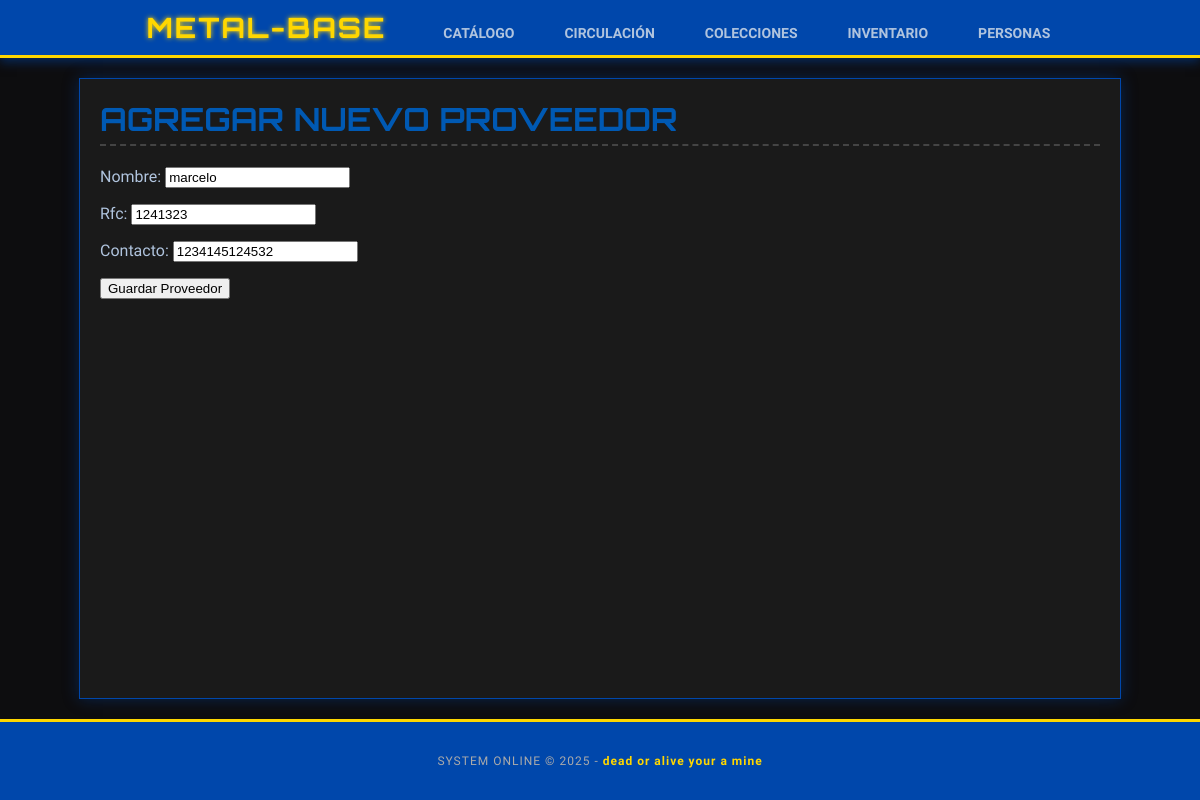
/inventario/provedores/2/editar/, run on the app's committed database.
### inventario/models.py (models this page shows, shortened)
class Proveedor(models.Model):
    nombre = models.CharField(max_length=150)
    rfc = models.CharField(max_length=20, blank=True)
    contacto = models.CharField(max_length=100, blank=True)
    class Meta:
        ordering = ["nombre"]

### inventario/views.py (the view, shortened to what this page needs)
# urls.py: path('provedores/<int:pk>/editar/', ProveedorUpdate.as_view(), name='proveedor_update'),
class ProveedorUpdate(UpdateView):
    model = Proveedor
    template_name = 'inventario/proveedor_form.html' # Reutilizamos formulario
    fields = ['nombre', 'rfc', 'contacto']

### inventario/templates/inventario/proveedor_form.html (shortened to what this page needs)
{% extends "base.html" %}
{% block content %}
    <h1>Agregar Nuevo Proveedor</h1>
    <form method="post">
        {{ form.as_p }}
        <button type="submit">Guardar Proveedor</button>
    </form>
{% endblock %}

### templates/base.html (style rules this page uses)
body { margin: 0; font-family: 'Exo 2', sans-serif; background-color: #0d0d0f; color: #B0C4DE; display: flex; flex-direction: column; min-height: 100vh; }
h1, h2 { font-family: 'Orbitron', sans-serif; color: #0059b3; text-transform: uppercase; margin-top: 0; border-bottom: 2px dashed #444; padding-bottom: 5px; }

### data on the page
Proveedor: nombre "marcelo", rfc "1241323", contacto "1234145124532"
